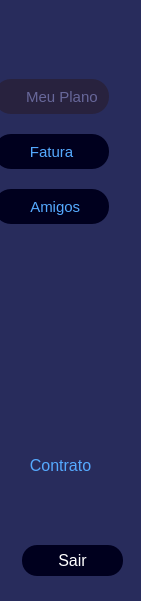
    <widget class="QFrame" name="frame_11">
     <property name="geometry">
      <rect>
       <x>-10</x>
       <y>-20</y>
       <width>141</width>
       <height>601</height>
      </rect>
     </property>
     <property name="styleSheet">
      <string notr="true">QFrame{
	border-radius: 10px;
	background-color: rgb(40, 44, 92);
}
QFrame:hover{
	background-color: rgb(54, 54, 91);
}</string>
     </property>
     <property name="frameShape">
      <enum>QFrame::StyledPanel</enum>
     </property>
     <property name="frameShadow">
      <enum>QFrame::Raised</enum>
     </property>
     <widget class="QPushButton" name="pushButton_16">
      <property name="geometry">
       <rect>
        <x>22</x>
        <y>545</y>
        <width>101</width>
        <height>31</height>
       </rect>
      </property>
      <property name="font">
       <font>
        <pointsize>12</pointsize>
       </font>
      </property>
      <property name="styleSheet">
       <string notr="true">QPushButton {
	color: rgb(255, 255, 255);
	border: none;
	border-radius: 15px;	
	background-color: rgb(0, 0, 30);
}
QPushButton:hover {	
	background-color:rgb(0, 0, 45);
}</string>
      </property>
      <property name="text">
       <string>Sair</string>
      </property>
     </widget>
     <widget class="QPushButton" name="pushButton_17">
      <property name="geometry">
       <rect>
        <x>-6</x>
        <y>79</y>
        <width>115</width>
        <height>35</height>
       </rect>
      </property>
      <property name="font">
       <font>
        <pointsize>11</pointsize>
       </font>
      </property>
      <property name="styleSheet">
       <string notr="true">QPushButton {
	color: rgb(103, 103, 154);
	border: none;
	border-radius: 17px;	
	background-color: rgb(40, 34, 62);
}
QPushButton:hover {	
	color: rgb(103, 103, 154);
	background-color:rgb(40, 34, 62);
}</string>
      </property>
      <property name="text">
       <string>     Meu Plano</string>
      </property>
     </widget>
     <widget class="QPushButton" name="pushButton_18">
      <property name="geometry">
       <rect>
        <x>-6</x>
        <y>134</y>
        <width>115</width>
        <height>35</height>
       </rect>
      </property>
      <property name="font">
       <font>
        <pointsize>11</pointsize>
       </font>
      </property>
      <property name="styleSheet">
       <string notr="true">QPushButton {
	color: rgb(85, 170, 255);
	border: none;
	border-radius: 17px;	
	background-color: rgb(0, 0, 30);
}
QPushButton:hover {	
	color: rgb(255, 255, 255);
	background-color:rgb(0, 0, 45);
}</string>
      </property>
      <property name="text">
       <string>Fatura</string>
      </property>
     </widget>
     <widget class="QPushButton" name="pushButton_19">
      <property name="geometry">
       <rect>
        <x>-6</x>
        <y>189</y>
        <width>115</width>
        <height>35</height>
       </rect>
      </property>
      <property name="font">
       <font>
        <pointsize>11</pointsize>
       </font>
      </property>
      <property name="styleSheet">
       <string notr="true">QPushButton {
	color: rgb(85, 170, 255);
	border: none;
	border-radius: 17px;	
	background-color: rgb(0, 0, 30);
}
QPushButton:hover {	
	color: rgb(255, 255, 255);
	background-color:rgb(0, 0, 45);
}</string>
      </property>
      <property name="text">
       <string>  Amigos</string>
      </property>
     </widget>
     <widget class="QPushButton" name="pushButton_21">
      <property name="geometry">
       <rect>
        <x>3</x>
        <y>448</y>
        <width>115</width>
        <height>35</height>
       </rect>
      </property>
      <property name="font">
       <font>
        <pointsize>12</pointsize>
       </font>
      </property>
      <property name="styleSheet">
       <string notr="true">QPushButton {
	color: rgb(85, 170, 255);
	border: none;
	border-radius: 17px;	
	
	background-color: qconicalgradient(cx:0.5, cy:0.5, angle:0, stop:0.852273 rgba(255, 255, 255, 0), stop:0.875 rgba(255, 255, 255, 0), stop:0.886364 rgba(255, 255, 255, 0));
}
QPushButton:hover {	
	color: rgb(255, 255, 255);
	
	background-color: qconicalgradient(cx:0.5, cy:0.5, angle:0, stop:0.852273 rgba(255, 255, 255, 0), stop:0.875 rgba(255, 255, 255, 0), stop:0.886364 rgba(255, 255, 255, 0));
}</string>
      </property>
      <property name="text">
       <string>Contrato</string>
      </property>
     </widget>
     <widget class="QLabel" name="label_2">
      <property name="geometry">
       <rect>
        <x>32</x>
        <y>330</y>
        <width>62</width>
        <height>74</height>
       </rect>
      </property>
      <property name="styleSheet">
       <string notr="true">QFrame{
	
	background-color: qconicalgradient(cx:0.5, cy:0.5, angle:0, stop:0.852273 rgba(255, 255, 255, 0), stop:0.875 rgba(255, 255, 255, 0), stop:0.886364 rgba(255, 255, 255, 0));
}
QFrame:hover{
	
	background-color: qconicalgradient(cx:0.5, cy:0.5, angle:0, stop:0.852273 rgba(255, 255, 255, 0), stop:0.875 rgba(255, 255, 255, 0), stop:0.886364 rgba(255, 255, 255, 0));
}</string>
      </property>
      <property name="text">
       <string/>
      </property>
     </widget>
    </widget>
